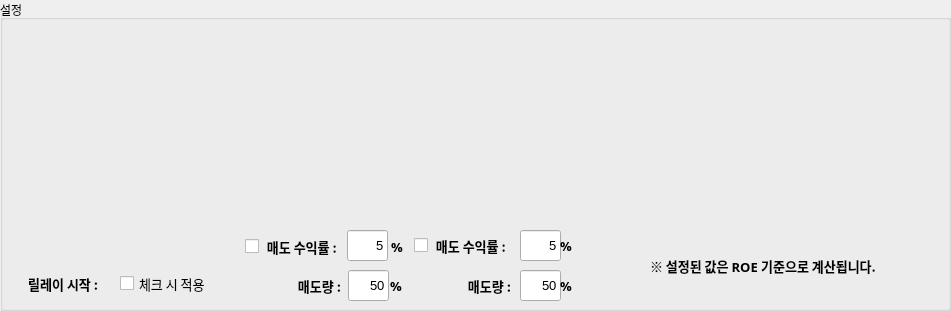
   <widget class="QGroupBox" name="groupBox">
    <property name="geometry">
     <rect>
      <x>30</x>
      <y>250</y>
      <width>951</width>
      <height>311</height>
     </rect>
    </property>
    <property name="title">
     <string>설정</string>
    </property>
    <widget class="QLabel" name="label_39">
     <property name="geometry">
      <rect>
       <x>650</x>
       <y>250</y>
       <width>281</width>
       <height>31</height>
      </rect>
     </property>
     <property name="font">
      <font>
       <family>맑은 고딕</family>
       <pointsize>10</pointsize>
       <weight>75</weight>
       <bold>true</bold>
      </font>
     </property>
     <property name="text">
      <string>※ 설정된 값은 ROE 기준으로 계산됩니다.</string>
     </property>
    </widget>
    <widget class="QLabel" name="label_42">
     <property name="geometry">
      <rect>
       <x>10</x>
       <y>268</y>
       <width>91</width>
       <height>31</height>
      </rect>
     </property>
     <property name="font">
      <font>
       <family>맑은 고딕</family>
       <pointsize>10</pointsize>
       <weight>75</weight>
       <bold>true</bold>
      </font>
     </property>
     <property name="text">
      <string>릴레이 시작 : </string>
     </property>
     <property name="alignment">
      <set>Qt::AlignRight|Qt::AlignTrailing|Qt::AlignVCenter</set>
     </property>
    </widget>
    <widget class="QCheckBox" name="relay">
     <property name="geometry">
      <rect>
       <x>120</x>
       <y>273</y>
       <width>151</width>
       <height>21</height>
      </rect>
     </property>
     <property name="font">
      <font>
       <family>맑은 고딕</family>
       <pointsize>10</pointsize>
      </font>
     </property>
     <property name="text">
      <string>체크 시 적용</string>
     </property>
    </widget>
    <widget class="QLineEdit" name="safe_roe">
     <property name="geometry">
      <rect>
       <x>347</x>
       <y>230</y>
       <width>41</width>
       <height>31</height>
      </rect>
     </property>
     <property name="font">
      <font>
       <pointsize>10</pointsize>
       <weight>50</weight>
       <bold>false</bold>
      </font>
     </property>
     <property name="text">
      <string>5</string>
     </property>
     <property name="alignment">
      <set>Qt::AlignRight|Qt::AlignTrailing|Qt::AlignVCenter</set>
     </property>
    </widget>
    <widget class="QCheckBox" name="safe_part_ck">
     <property name="geometry">
      <rect>
       <x>245</x>
       <y>236</y>
       <width>101</width>
       <height>21</height>
      </rect>
     </property>
     <property name="font">
      <font>
       <family>맑은 고딕</family>
       <pointsize>10</pointsize>
       <weight>75</weight>
       <bold>true</bold>
      </font>
     </property>
     <property name="text">
      <string> 매도 수익률 :</string>
     </property>
    </widget>
    <widget class="QLabel" name="label_40">
     <property name="geometry">
      <rect>
       <x>391</x>
       <y>231</y>
       <width>141</width>
       <height>31</height>
      </rect>
     </property>
     <property name="font">
      <font>
       <family>맑은 고딕</family>
       <pointsize>10</pointsize>
       <weight>75</weight>
       <bold>true</bold>
      </font>
     </property>
     <property name="text">
      <string>%</string>
     </property>
    </widget>
    <widget class="QLabel" name="label_41">
     <property name="geometry">
      <rect>
       <x>390</x>
       <y>270</y>
       <width>21</width>
       <height>31</height>
      </rect>
     </property>
     <property name="font">
      <font>
       <family>맑은 고딕</family>
       <pointsize>10</pointsize>
       <weight>75</weight>
       <bold>true</bold>
      </font>
     </property>
     <property name="text">
      <string>%</string>
     </property>
    </widget>
    <widget class="QLineEdit" name="safe_part">
     <property name="geometry">
      <rect>
       <x>348</x>
       <y>270</y>
       <width>41</width>
       <height>31</height>
      </rect>
     </property>
     <property name="font">
      <font>
       <pointsize>10</pointsize>
       <weight>50</weight>
       <bold>false</bold>
      </font>
     </property>
     <property name="text">
      <string>50</string>
     </property>
     <property name="alignment">
      <set>Qt::AlignRight|Qt::AlignTrailing|Qt::AlignVCenter</set>
     </property>
    </widget>
    <widget class="QCheckBox" name="safe_part_ck_2">
     <property name="geometry">
      <rect>
       <x>414</x>
       <y>235</y>
       <width>111</width>
       <height>21</height>
      </rect>
     </property>
     <property name="font">
      <font>
       <family>맑은 고딕</family>
       <pointsize>10</pointsize>
       <weight>75</weight>
       <bold>true</bold>
      </font>
     </property>
     <property name="text">
      <string> 매도 수익률 :</string>
     </property>
    </widget>
    <widget class="QLineEdit" name="safe_roe_2">
     <property name="geometry">
      <rect>
       <x>520</x>
       <y>230</y>
       <width>41</width>
       <height>31</height>
      </rect>
     </property>
     <property name="font">
      <font>
       <pointsize>10</pointsize>
       <weight>50</weight>
       <bold>false</bold>
      </font>
     </property>
     <property name="text">
      <string>5</string>
     </property>
     <property name="alignment">
      <set>Qt::AlignRight|Qt::AlignTrailing|Qt::AlignVCenter</set>
     </property>
    </widget>
    <widget class="QLineEdit" name="safe_part_2">
     <property name="geometry">
      <rect>
       <x>520</x>
       <y>270</y>
       <width>41</width>
       <height>31</height>
      </rect>
     </property>
     <property name="font">
      <font>
       <pointsize>10</pointsize>
       <weight>50</weight>
       <bold>false</bold>
      </font>
     </property>
     <property name="text">
      <string>50</string>
     </property>
     <property name="alignment">
      <set>Qt::AlignRight|Qt::AlignTrailing|Qt::AlignVCenter</set>
     </property>
    </widget>
    <widget class="QLabel" name="label_43">
     <property name="geometry">
      <rect>
       <x>240</x>
       <y>270</y>
       <width>101</width>
       <height>31</height>
      </rect>
     </property>
     <property name="font">
      <font>
       <family>맑은 고딕</family>
       <pointsize>10</pointsize>
       <weight>75</weight>
       <bold>true</bold>
      </font>
     </property>
     <property name="text">
      <string>매도량 :</string>
     </property>
     <property name="alignment">
      <set>Qt::AlignRight|Qt::AlignTrailing|Qt::AlignVCenter</set>
     </property>
    </widget>
    <widget class="QLabel" name="label_44">
     <property name="geometry">
      <rect>
       <x>410</x>
       <y>270</y>
       <width>101</width>
       <height>31</height>
      </rect>
     </property>
     <property name="font">
      <font>
       <family>맑은 고딕</family>
       <pointsize>10</pointsize>
       <weight>75</weight>
       <bold>true</bold>
      </font>
     </property>
     <property name="text">
      <string>매도량 :</string>
     </property>
     <property name="alignment">
      <set>Qt::AlignRight|Qt::AlignTrailing|Qt::AlignVCenter</set>
     </property>
    </widget>
    <widget class="QLabel" name="label_45">
     <property name="geometry">
      <rect>
       <x>480</x>
       <y>300</y>
       <width>131</width>
       <height>31</height>
      </rect>
     </property>
     <property name="font">
      <font>
       <family>맑은 고딕</family>
       <pointsize>10</pointsize>
       <weight>75</weight>
       <bold>true</bold>
      </font>
     </property>
     <property name="text">
      <string>%</string>
     </property>
    </widget>
    <widget class="QLabel" name="label_46">
     <property name="geometry">
      <rect>
       <x>560</x>
       <y>270</y>
       <width>21</width>
       <height>31</height>
      </rect>
     </property>
     <property name="font">
      <font>
       <family>맑은 고딕</family>
       <pointsize>10</pointsize>
       <weight>75</weight>
       <bold>true</bold>
      </font>
     </property>
     <property name="text">
      <string>%</string>
     </property>
    </widget>
    <widget class="QLabel" name="label_47">
     <property name="geometry">
      <rect>
       <x>600</x>
       <y>300</y>
       <width>21</width>
       <height>31</height>
      </rect>
     </property>
     <property name="font">
      <font>
       <family>맑은 고딕</family>
       <pointsize>10</pointsize>
       <weight>75</weight>
       <bold>true</bold>
      </font>
     </property>
     <property name="text">
      <string>%</string>
     </property>
    </widget>
    <widget class="QLabel" name="label_48">
     <property name="geometry">
      <rect>
       <x>560</x>
       <y>230</y>
       <width>21</width>
       <height>31</height>
      </rect>
     </property>
     <property name="font">
      <font>
       <family>맑은 고딕</family>
       <pointsize>10</pointsize>
       <weight>75</weight>
       <bold>true</bold>
      </font>
     </property>
     <property name="text">
      <string>%</string>
     </property>
    </widget>
   </widget>
